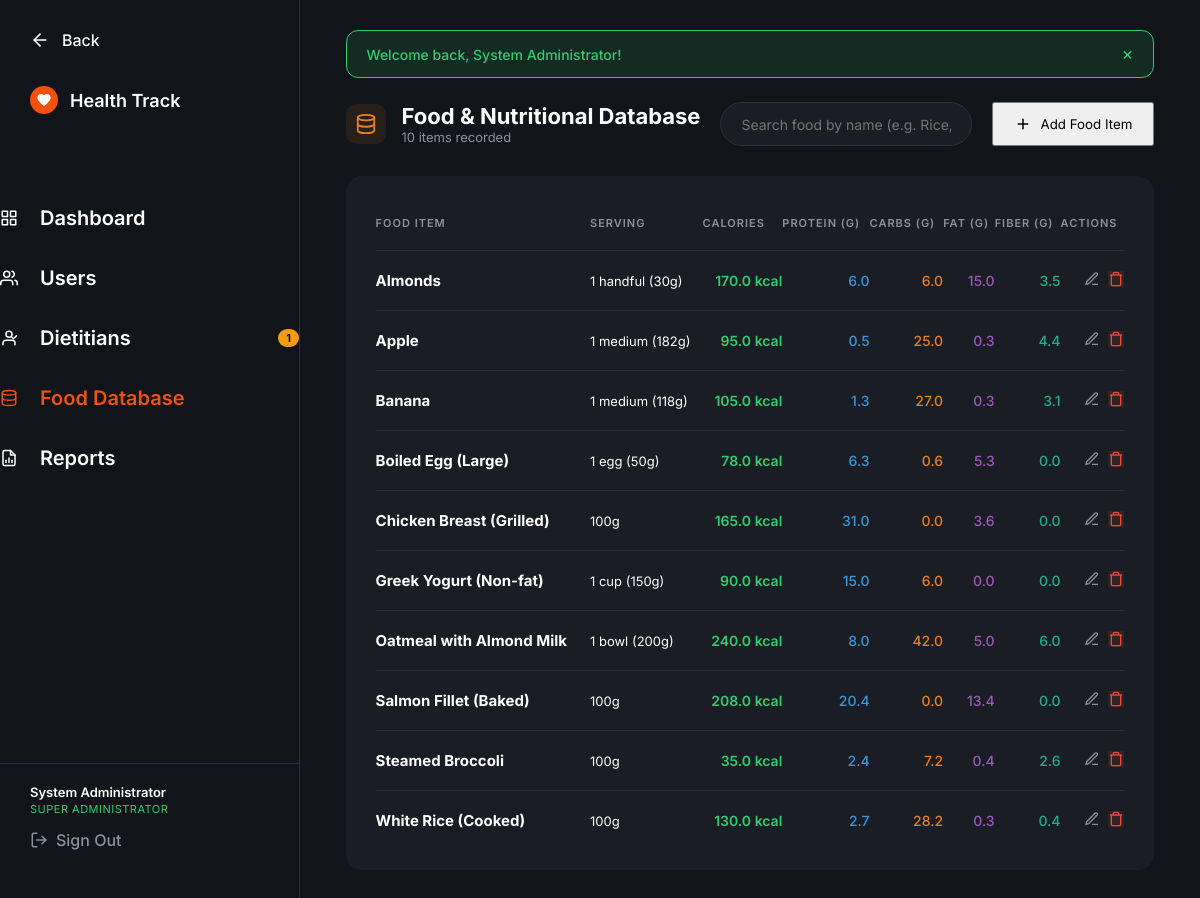
The app's page /admin/foods.php (signed in) with its own data.
### tables this page shows
CREATE TABLE IF NOT EXISTS `users` (
    `id` INT AUTO_INCREMENT PRIMARY KEY,
    `name` VARCHAR(100) NOT NULL,
    `email` VARCHAR(150) NOT NULL UNIQUE,
    `password` VARCHAR(255) NOT NULL,
    `phone` VARCHAR(30) NULL,
    `role` ENUM('admin', 'dietitian', 'user') NOT NULL DEFAULT 'user',
    `status` ENUM('active', 'inactive', 'suspended', 'pending') NOT NULL DEFAULT 'active',
    `created_at` TIMESTAMP DEFAULT CURRENT_TIMESTAMP,
    `updated_at` TIMESTAMP DEFAULT CURRENT_TIMESTAMP ON UPDATE CURRENT_TIMESTAMP,
    INDEX `idx_role` (`role`),
    INDEX `idx_status` (`status`)
);

CREATE TABLE IF NOT EXISTS `food_items` (
    `id` INT AUTO_INCREMENT PRIMARY KEY,
    `food_name` VARCHAR(150) NOT NULL,
    `serving_size` VARCHAR(100) NOT NULL DEFAULT '100g',
    `serving_weight_g` DECIMAL(6,2) NOT NULL DEFAULT 100.00,
    `calories` DECIMAL(6,1) NOT NULL,
    `protein` DECIMAL(6,1) NOT NULL DEFAULT 0.0,
    `carbohydrates` DECIMAL(6,1) NOT NULL DEFAULT 0.0,
    `fat` DECIMAL(6,1) NOT NULL DEFAULT 0.0,
    `fiber` DECIMAL(6,1) NOT NULL DEFAULT 0.0,
    `created_at` TIMESTAMP DEFAULT CURRENT_TIMESTAMP,
    INDEX `idx_food_name` (`food_name`)
);

### includes/auth.php (called while the page is built, shortened)
<?php
require_once __DIR__ . '/functions.php';
function isLoggedIn(): bool {
    return isset($_SESSION['user_id']) && !empty($_SESSION['user_id']);
}
function getCurrentUser(): ?array {
    static $currentUser = null;
    if ($currentUser === null) {
        $pdo = getDBConnection();
        $stmt = $pdo->prepare("SELECT id, name, email, phone, role, status FROM users WHERE id = :id LIMIT 1");
        $stmt->execute(['id' => $_SESSION['user_id']]);
        $user = $stmt->fetch();
        $currentUser = $user;
    }
    return $currentUser;
}
function requireRole($allowedRoles): void {
    $user = getCurrentUser();
}

### admin/foods.php (the view, shortened to what this page needs)
<?php
require_once __DIR__ . '/../includes/auth.php';
requireRole('admin');
$currentUser = getCurrentUser();
$pdo = getDBConnection();
$search = trim($_GET['search'] ?? '');
$query = "SELECT * FROM food_items WHERE 1=1";
$params = [];
$query .= " ORDER BY food_name ASC";
$stmt = $pdo->prepare($query);
$stmt->execute($params);
$foodList = $stmt->fetchAll();
$totalFoods = count($foodList);
$currentPage = 'foods';
?>
<!DOCTYPE html>
<html lang="en">
<head>
    <link rel="stylesheet" href="../dashboard.css">
</head>
<body class="admin-full-page">
    <div class="dashboard-layout">
        <?php include __DIR__ . '/sidebar.php'; ?>
        <main class="main-content" style="overflow-y: auto;">
            <div class="admin-page-container" style="max-width: 1300px; padding: 30px 40px;">
                <div class="admin-controls-bar">
                    <div class="controls-left">
                        <div class="title-icon icon-orange-outline">
                            <svg viewBox="0 0 24 24" width="22" height="22" fill="none" stroke="currentColor" stroke-width="2" stroke-linecap="round" stroke-linejoin="round">
                                <ellipse cx="12" cy="5" rx="9" ry="3"></ellipse>
                                <path d="M21 12c0 1.66-4 3-9 3s-9-1.34-9-3"></path>
                                <path d="M3 5v14c0 1.66 4 3 9 3s9-1.34 9-3V5"></path>
                            </svg>
                        </div>
                        <div>
                            <h2 class="section-title">Food & Nutritional Database</h2>
                            <p class="section-subtitle"><?= $totalFoods ?> items recorded</p>
                        </div>
                    </div>
                    <form method="GET" action="foods.php" class="search-box">
                        <input type="text" name="search" value="<?= e($search) ?>" placeholder="Search food by name (e.g. Rice, Chicken)...">
                    </form>
                    <button type="button" class="primary-btn" onclick="openAddFoodModal()" style="width: auto; padding: 0 20px; height: 44px; margin-bottom: 0; display: flex; align-items: center; gap: 8px;">
                        <svg viewBox="0 0 24 24" width="18" height="18" fill="none" stroke="currentColor" stroke-width="2"><line x1="12" y1="5" x2="12" y2="19"></line><line x1="5" y1="12" x2="19" y2="12"></line></svg>
                        Add Food Item
                    </button>
                </div>
                <div class="admin-table-card">
                    <table class="admin-table">
                        <thead>
                            <tr>
                                <th>FOOD ITEM</th>
                                <th>SERVING</th>
                                <th class="text-right">CALORIES</th>
                                <th class="text-right">PROTEIN (g)</th>
                                <th class="text-right">CARBS (g)</th>
                                <th class="text-right">FAT (g)</th>
                                <th class="text-right">FIBER (g)</th>
                                <th class="text-right">ACTIONS</th>
                            </tr>
                        </thead>
                        <tbody>
                            <?php if (empty($foodList)): ?>
                                <tr>
                                    <td colspan="8" style="text-align: center; padding: 40px; color: var(--text-muted);">
                                        No foods found. Click <strong>Add Food Item</strong> to insert into the catalog.
                                    </td>
                                </tr>
                            <?php else: ?>
                                <?php foreach ($foodList as $f): ?>
                                    <tr>
                                        <td>
                                            <strong style="color: var(--text-light); font-size: 15px;"><?= e($f->food_name ?? $f['food_name']) ?></strong>
                                        </td>
                                        <td class="text-muted" style="font-size: 13px;">
                                            <?= e($f['serving_size']) ?>
                                        </td>
                                        <td class="text-right font-bold" style="color: #2ecc71;">
                                            <?= number_format($f['calories'], 1) ?> kcal
                                        </td>
                                        <td class="text-right" style="color: #3498db; font-weight: 500;">
                                            <?= number_format($f['protein'], 1) ?>
                                        </td>
                                        <td class="text-right" style="color: #e67e22; font-weight: 500;">
                                            <?= number_format($f['carbohydrates'], 1) ?>
                                        </td>
                                        <td class="text-right" style="color: #9b59b6; font-weight: 500;">
                                            <?= number_format($f['fat'], 1) ?>
                                        </td>
                                        <td class="text-right" style="color: #1aae8d; font-weight: 500;">
                                            <?= number_format($f['fiber'], 1) ?>
                                        </td>
                                        <td class="text-right">
                                            <div style="display: inline-flex; gap: 8px;">
                                                <button type="button" class="action-btn view-btn" title="Edit Nutrition Facts"
                                                        onclick="openEditFoodModal(<?= htmlspecialchars(json_encode($f), ENT_QUOTES, 'UTF-8') ?>)">
                                                    <svg viewBox="0 0 24 24" width="16" height="16" fill="none" stroke="currentColor" stroke-width="2"><path d="M12 20h9"></path><path d="M16.5 3.5a2.121 2.121 0 0 1 3 3L7 19l-4 1 1-4L16.5 3.5z"></path></svg>
                                                </button>
                                                <form method="POST" action="foods.php" style="display: inline;"
                                                      onsubmit="return confirm('Delete <?= e($f['food_name']) ?> from database?');">
                                                    <button type="submit" class="action-btn reject-btn" style="background-color: rgba(231, 76, 60, 0.1); color: #e74c3c;" title="Delete Food">
                                                        <svg viewBox="0 0 24 24" width="16" height="16" fill="none" stroke="currentColor" stroke-width="2"><polyline points="3 6 5 6 21 6"></polyline><path d="M19 6v14a2 2 0 0 1-2 2H7a2 2 0 0 1-2-2V6m3 0V4a2 2 0 0 1 2-2h4a2 2 0 0 1 2 2v2"></path></svg>
                                                    </button>
                                                </form>
                                            </div>
                                        </td>
                                    </tr>
                                <?php endforeach; ?>
                            <?php endif; ?>
                        </tbody>
                    </table>
                </div>
            </div>
        </main>
    </div>
</body>
</html>

### admin/sidebar.php (shortened to what this page needs)
<?php
$currentUser = getCurrentUser();
$pdo = getDBConnection();
$pendingCount = (int)$pdo->query("SELECT COUNT(*) FROM dietitian_profiles WHERE approval_status = 'pending'")->fetchColumn();
?>
<aside class="sidebar admin-sidebar">
    <div class="sidebar-header">
        <a href="dashboard.php" class="nav-link back-link admin-back">
            <svg viewBox="0 0 24 24" width="20" height="20" fill="none" stroke="currentColor" stroke-width="2" stroke-linecap="round" stroke-linejoin="round">
                <line x1="19" y1="12" x2="5" y2="12"></line>
                <polyline points="12 19 5 12 12 5"></polyline>
            </svg>
            Back
        </a>
        <div class="logo-container small-logo admin-logo">
            <div class="filled-heart-icon">
                <svg viewBox="0 0 24 24" fill="white" width="16" height="16">
                    <path d="M12 21.35l-1.45-1.32C5.4 15.36 2 12.28 2 8.5 2 5.42 4.42 3 7.5 3c1.74 0 3.41.81 4.5 2.09C13.09 3.81 14.76 3 16.5 3 19.58 3 22 5.42 22 8.5c0 3.78-3.4 6.86-8.55 11.54L12 21.35z"/>
                </svg>
            </div>
            <span class="logo-text-small">Health Track</span>
        </div>
    </div>
    <nav class="sidebar-nav admin-nav">
        <a href="dashboard.php" class="nav-link admin-nav-link <?= ($currentPage === 'dashboard') ? 'active' : '' ?>">
            Dashboard
        </a>
        <a href="users.php" class="nav-link admin-nav-link <?= ($currentPage === 'users') ? 'active' : '' ?>">
            Users
        </a>
        <a href="dietitians.php" class="nav-link admin-nav-link <?= ($currentPage === 'dietitians') ? 'active' : '' ?>">
            Dietitians
            <?php if ($pendingCount > 0): ?>
                <span style="background-color: #f39c12; color: #111419; font-size: 11px; padding: 2px 8px; border-radius: 10px; font-weight: 700; margin-left: auto;"><?= $pendingCount ?></span>
            <?php endif; ?>
        </a>
        <a href="foods.php" class="nav-link admin-nav-link <?= ($currentPage === 'foods') ? 'active' : '' ?>">
            Food Database
        </a>
        <a href="reports.php" class="nav-link admin-nav-link <?= ($currentPage === 'reports') ? 'active' : '' ?>">
            Reports
        </a>
    </nav>
    <div class="sidebar-footer" style="margin-top: auto; padding: 20px 30px; border-top: 1px solid var(--sidebar-border);">
        <div style="font-size: 13px; color: var(--text-light); font-weight: 600; margin-bottom: 2px;"><?= e($currentUser['name'] ?? 'Admin') ?></div>
        <div style="font-size: 11px; color: #2ecc71; margin-bottom: 14px; text-transform: uppercase; letter-spacing: 0.5px;">Super Administrator</div>
        <a href="../logout.php" class="nav-link sign-out" style="padding: 0; display: flex; align-items: center; gap: 8px;">
            <svg viewBox="0 0 24 24" width="18" height="18" fill="none" stroke="currentColor" stroke-width="2" stroke-linecap="round" stroke-linejoin="round">
                <path d="M9 21H5a2 2 0 0 1-2-2V5a2 2 0 0 1 2-2h4"></path>
                <polyline points="16 17 21 12 16 7"></polyline>
                <line x1="21" y1="12" x2="9" y2="12"></line>
            </svg>
            Sign Out
        </a>
    </div>
</aside>

### dashboard.css (style rules this page uses)
* { margin: 0; padding: 0; box-sizing: border-box; font-family: 'Inter', sans-serif; }
:root { --bg-dark: #111419; --sidebar-bg: #111419; --card-bg: #1A1D24; --input-bg: #222731; --primary-orange: #f2500c; --text-light: #ffffff; --text-muted: #8c909a; --border-color: #2a2f3a; --sidebar-border: #2a2f3a; }
body { background-color: var(--bg-dark); color: var(--text-light); }
.dashboard-layout { display: flex; min-height: 100vh; }
.sidebar { width: 280px; background-color: var(--sidebar-bg); border-right: 1px solid var(--sidebar-border); display: flex; flex-direction: column; padding: 30px 0; }
.sidebar-header { padding: 0 30px; margin-bottom: 40px; }
.logo-container.small-logo { display: flex; align-items: center; gap: 12px; }
.filled-heart-icon { width: 28px; height: 28px; background-color: var(--primary-orange); border-radius: 50%; display: flex; align-items: center; justify-content: center; }
.logo-text-small { font-size: 18px; font-weight: 600; color: var(--text-light); }
.sidebar-nav { display: flex; flex-direction: column; flex: 1; }
.nav-link { padding: 16px 30px; color: var(--text-muted); text-decoration: none; font-size: 16px; font-weight: 500; transition: all 0.2s; display: flex; align-items: center; gap: 12px; }
.nav-link.active { color: var(--primary-orange); }
.nav-link.back-link { color: var(--text-light); margin-bottom: 20px; }
.sidebar-footer { padding: 0 30px; }
.sign-out { padding: 16px 0; color: var(--text-muted); }
.main-content { flex: 1; display: flex; flex-direction: column; }
.admin-sidebar { width: 300px; }
.admin-back { margin-bottom: 30px; padding-left: 0; padding-top: 0; }
.admin-logo { margin-bottom: 40px; }
.admin-nav-link { font-size: 20px; font-weight: 600; color: var(--text-light); margin-bottom: 12px; padding: 12px 0; }
.admin-full-page { background-color: var(--bg-dark); }
.admin-page-container { padding: 40px; max-width: 1200px; margin: 0 auto; }
.admin-controls-bar { display: flex; justify-content: space-between; align-items: center; margin-bottom: 30px; flex-wrap: wrap; gap: 20px; }
.controls-left { display: flex; align-items: center; gap: 16px; }
.section-title { font-size: 22px; font-weight: 700; color: var(--text-light); }
.section-subtitle { font-size: 13px; color: var(--text-muted); }
.search-box { flex: 1; max-width: 400px; }
.search-box input { width: 100%; height: 44px; background-color: var(--card-bg); border: 1px solid var(--sidebar-border); border-radius: 22px; padding: 0 20px; color: var(--text-light); font-size: 14px; outline: none; transition: border 0.2s; }
.admin-table-card { background-color: var(--card-bg); border-radius: 16px; padding: 20px 30px; overflow-x: auto; }
.admin-table { width: 100%; border-collapse: collapse; }
.admin-table th { text-align: left; color: var(--text-muted); font-size: 11px; font-weight: 600; text-transform: uppercase; letter-spacing: 1px; padding: 20px 0; border-bottom: 1px solid var(--sidebar-border); }
.admin-table td { padding: 20px 0; border-bottom: 1px solid var(--sidebar-border); color: var(--text-light); font-size: 14px; vertical-align: middle; }
.admin-table tr:last-child td { border-bottom: none; }
.text-right { text-align: right; }
.font-bold { font-weight: 600; }
.text-muted { color: var(--text-muted); }
.action-btn { background: none; border: none; color: var(--text-muted); cursor: pointer; transition: color 0.2s; display: flex; align-items: center; justify-content: center; }
.icon-orange-outline { width: 40px; height: 40px; border-radius: 10px; background-color: rgba(230, 126, 34, 0.1); color: #e67e22; display: flex; align-items: center; justify-content: center; }

### records on screen
users: name "System Administrator"
food_items: food_name "Almonds", serving_size "1 handful (30g)", calories "170.0", protein "6.0", carbohydrates "6.0", fat "15.0", fiber "3.5"
food_items: food_name "Apple", serving_size "1 medium (182g)", calories "95.0", protein "0.5", carbohydrates "25.0", fat "0.3", fiber "4.4"
food_items: food_name "Banana", serving_size "1 medium (118g)", calories "105.0", protein "1.3", carbohydrates "27.0", fat "0.3", fiber "3.1"
food_items: food_name "Boiled Egg (Large)", serving_size "1 egg (50g)", calories "78.0", protein "6.3", carbohydrates "0.6", fat "5.3", fiber "0.0"
food_items: food_name "Chicken Breast (Grilled)", serving_size "100g", calories "165.0", protein "31.0", carbohydrates "0.0", fat "3.6", fiber "0.0"
food_items: food_name "Greek Yogurt (Non-fat)", serving_size "1 cup (150g)", calories "90.0", protein "15.0", carbohydrates "6.0", fat "0.0", fiber "0.0"
food_items: food_name "Oatmeal with Almond Milk", serving_size "1 bowl (200g)", calories "240.0", protein "8.0", carbohydrates "42.0", fat "5.0", fiber "6.0"
food_items: food_name "Salmon Fillet (Baked)", serving_size "100g", calories "208.0", protein "20.4", carbohydrates "0.0", fat "13.4", fiber "0.0"
food_items: food_name "Steamed Broccoli", serving_size "100g", calories "35.0", protein "2.4", carbohydrates "7.2", fat "0.4", fiber "2.6"
food_items: food_name "White Rice (Cooked)", serving_size "100g", calories "130.0", protein "2.7", carbohydrates "28.2", fat "0.3", fiber "0.4"

### other values on screen
$pendingCount "1"
$message "Welcome back, System Administrator!"
$totalFoods "10"
